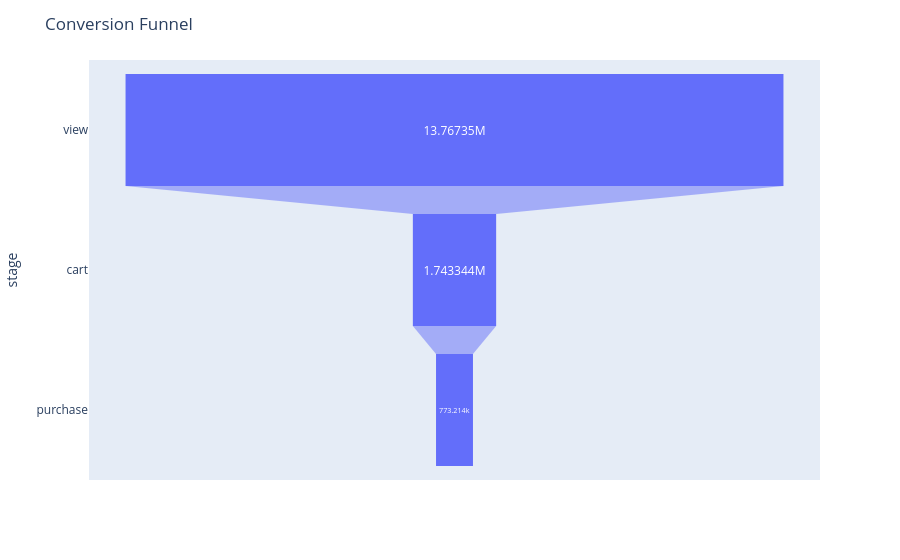

Source (notebook cell):
### Code cell
fig = px.funnel(
    funnel,
    x="sessions",
    y="stage"
)

fig.update_layout(
    title="Conversion Funnel"
)

fig.show()

### Figure 1 — Plotly figure (JSON) as saved in the notebook; plotly's stock layout.template omitted (floating-point values rounded to 4 significant figures)
{"data": [{"hovertemplate": "sessions=%{x}<br>stage=%{y}<extra></extra>", "legendgroup": "", "marker": {"color": "#636efa"}, "name": "", "orientation": "h", "showlegend": false, "type": "funnel", "x": [13767353, 1743344, 773214], "xaxis": "x", "y": ["view", "cart", "purchase"], "yaxis": "y"}], "layout": {"legend": {"tracegroupgap": 0}, "margin": {"t": 60}, "title": {"text": "Conversion Funnel"}, "xaxis": {"anchor": "y", "domain": [0, 1], "title": {"text": "sessions"}}, "yaxis": {"anchor": "x", "domain": [0, 1], "title": {"text": "stage"}}}}
